Frame 1 (no input): blank canvas, image omitted
Frame 60 (no input): blank canvas, image omitted
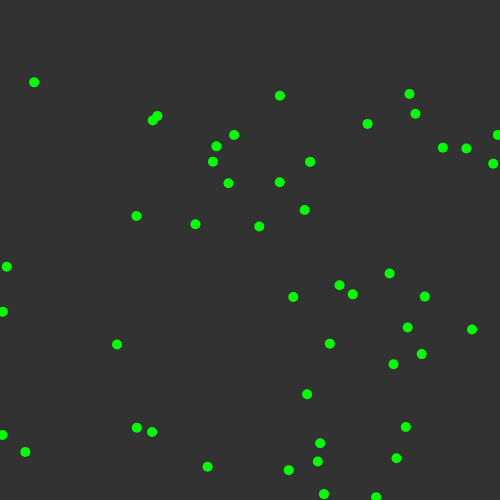
Frame 120 (the mouse pressed at the canvas centre since frame 60)

The p5.js sketch whose frames 1 and 60 were blank and that drew this single picture after the mouse press (run headless with seeded random() and noise() and a simulated clock; from frame 60 on, the mouse is pressed at the canvas centre):

// p5.js sketch
// ── sketch.js
var ps;

function setup() {
 createCanvas(500, 500);
 ps = new ParticleSystem();

}

function draw() {
  background(50);
  noStroke();
  fill(0, 255, 0);
  ps.update();
  ps.display();
}

function mousePressed() {
  ps.addParticles(random(30, 80), createVector(mouseX, mouseY));
}

// ── particle.js
class Particle {
  constructor(loc) {
    this.loc = loc.copy();
    this.acc = createVector(0, 0);
    this.vel = createVector(0, 0);
    this.isDead = false;
    this.age = 0;
    this.lifeSpan = random(60, 110);
  }

  applyForce(force) {
    this.acc.add(force);
  }

  update() {
    this.vel.add(this.acc);
    this.loc.add(this.vel);
    this.vel.mult(0.97);
    this.acc.mult(0);
    this.age++;
    if (this.age >= this.lifeSpan) {
      this.isDead = true;
    }
  }

  display() {
    ellipse(this.loc.x, this.loc.y, 10, 10);
  }
}

// ── particleSystem.js
class ParticleSystem {
  constructor() {
    this.particles = [];
  }

  addParticles(numOfParticles, loc) {
    for (var i = 0; i < numOfParticles; i++) {
      var particle = new Particle(loc);
      particle.applyForce(createVector(random(-10, 10), random(-10, 10)));
      this.particles.push(particle);
    }
  }

  update() {
    for (var i = this.particles.length-1; i >= 0; i--) {
      var gravity = createVector(0, 0.1);
      this.particles[i].applyForce(gravity);
      this.particles[i].update();

      if (this.particles[i].isDead) {
        this.particles.splice(i, 1);
      }
    }
  }

  display() {
    for (var i = 0; i < this.particles.length; i++) {
      this.particles[i].display();
    }
  }
}
